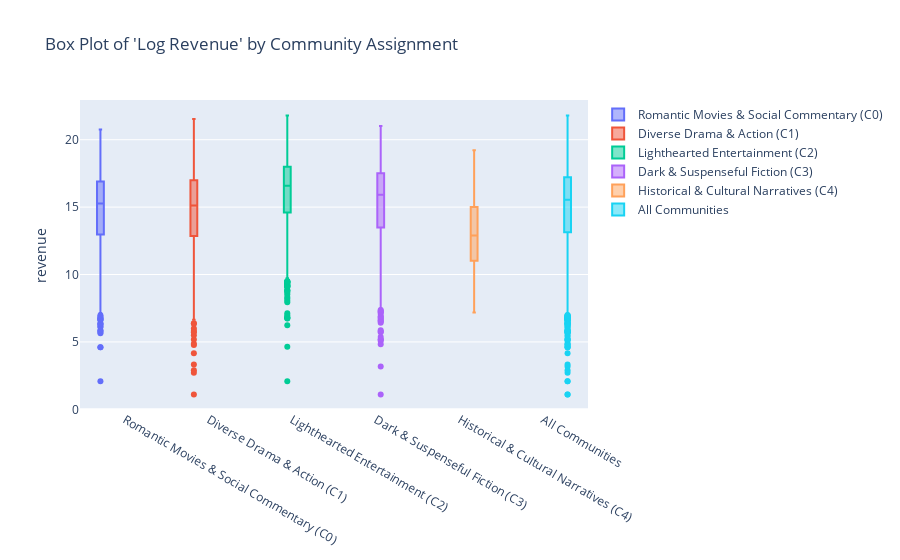

Notebook source saved alongside this figure:
### Markdown cell above
### Revenue

### Code cell
create_box_plots(revenue_df, 'revenue', log_transform=True)

### Figure 1 — Plotly figure (JSON) as saved in the notebook; plotly's stock layout.template omitted (floating-point values rounded to 4 significant figures; data arrays with more than 128 entries replaced by an {"elided": "..."} marker saying what was removed)
{"data": [{"name": "Romantic Movies & Social Commentary (C0)", "type": "box", "y": {"elided": "2265 float values"}}, {"name": "Diverse Drama & Action (C1)", "type": "box", "y": {"elided": "2177 float values"}}, {"name": "Lighthearted Entertainment (C2)", "type": "box", "y": {"elided": "1119 float values"}}, {"name": "Dark & Suspenseful Fiction (C3)", "type": "box", "y": {"elided": "1589 float values"}}, {"name": "Historical & Cultural Narratives (C4)", "type": "box", "y": {"elided": "189 float values"}}, {"name": "All Communities", "type": "box", "y": {"elided": "7339 float values"}}], "layout": {"boxmode": "group", "title": {"text": "Box Plot of 'Log Revenue' by Community Assignment"}, "yaxis": {"title": {"text": "revenue"}}}}
